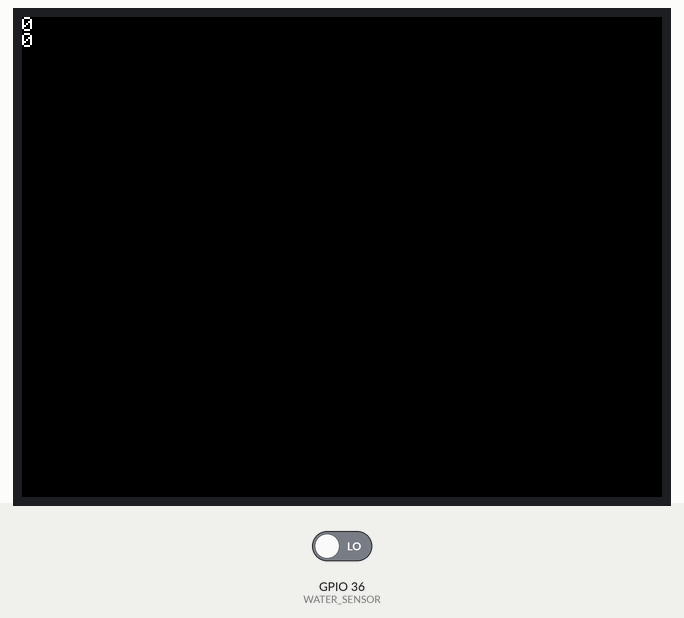
This sketch was run on a simulated ESP32. Parts: 320×240 colour display. The test bench sets the inputs (shaded band); at power-on: GPIO 36 (WATER_SENSOR) LOW. What the sketch prints to the serial monitor is not drawn.

Above: at 1.7 s.
1.8 s: GPIO 36 (WATER_SENSOR) driven HIGH
4.6 s: GPIO 36 (WATER_SENSOR) driven LOW
At 7.5 s:
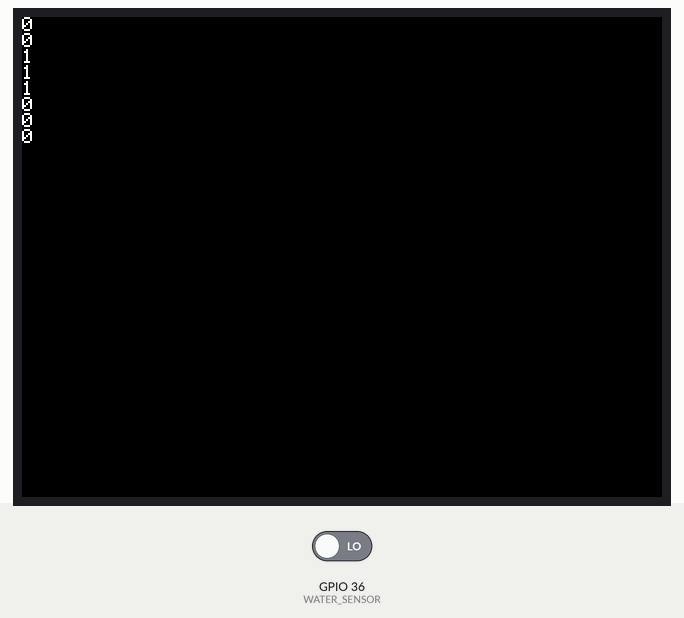
7.6 s: GPIO 36 (WATER_SENSOR) driven HIGH
At 15.9 s:
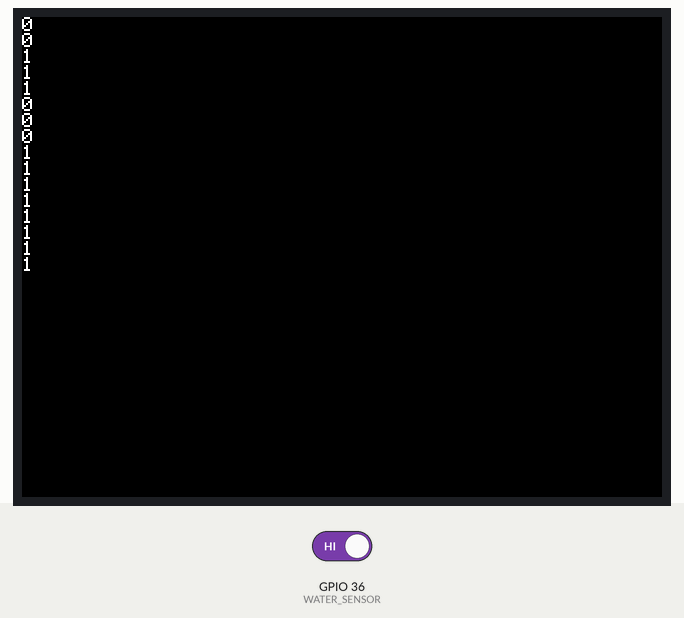
Timing chart, 0 to 16.6 s (numbered marks = the images above; inputs shaded):
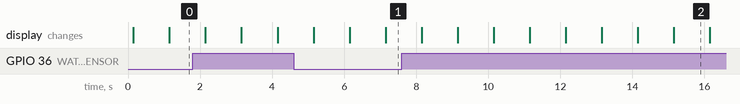

The sketch:

Hello-WaterSensor.ino
```cpp
/**
 ** Name: Hello-WaterSensor.ino
 *
 * M5StackでGrove - Water Sensorを使うサンプル
 * PORT Bにつないで用いる
 *
 * 参考: http://wiki.seeedstudio.com/Grove-Water_Sensor/
 */
#include <M5Stack.h>
#define WATER_SENSOR 36

void setup()
{
    // Initialize the M5Stack object
    M5.begin();
    pinMode(WATER_SENSOR, INPUT);
}
void loop()
{
    Serial.println(digitalRead(WATER_SENSOR));
    M5.Lcd.println(digitalRead(WATER_SENSOR));
    delay(1000);
}
```
